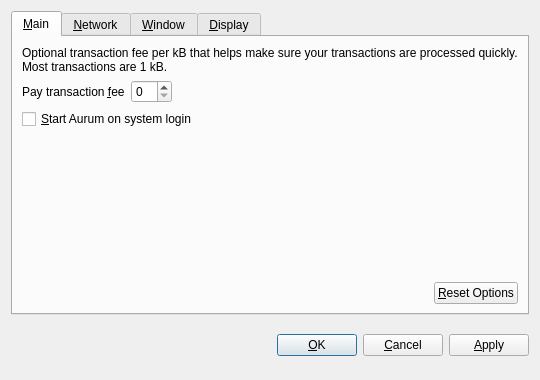
<?xml version="1.0" encoding="UTF-8"?>
<ui version="4.0">
 <class>OptionsDialog</class>
 <widget class="QDialog" name="OptionsDialog">
  <property name="geometry">
   <rect>
    <x>0</x>
    <y>0</y>
    <width>540</width>
    <height>380</height>
   </rect>
  </property>
  <property name="windowTitle">
   <string>Options</string>
  </property>
  <property name="modal">
   <bool>true</bool>
  </property>
  <layout class="QVBoxLayout" name="verticalLayout">
   <item>
    <widget class="QTabWidget" name="tabWidget">
     <property name="tabPosition">
      <enum>QTabWidget::North</enum>
     </property>
     <property name="currentIndex">
      <number>0</number>
     </property>
     <widget class="QWidget" name="tabMain">
      <attribute name="title">
       <string>&amp;Main</string>
      </attribute>
      <layout class="QVBoxLayout" name="verticalLayout_Main">
       <item>
        <widget class="QLabel" name="transactionFeeInfoLabel">
         <property name="text">
          <string>Optional transaction fee per kB that helps make sure your transactions are processed quickly. Most transactions are 1 kB.</string>
         </property>
         <property name="textFormat">
          <enum>Qt::PlainText</enum>
         </property>
         <property name="wordWrap">
          <bool>true</bool>
         </property>
        </widget>
       </item>
       <item>
        <layout class="QHBoxLayout" name="horizontalLayout_1_Main">
         <item>
          <widget class="QLabel" name="transactionFeeLabel">
           <property name="text">
            <string>Pay transaction &amp;fee</string>
           </property>
           <property name="textFormat">
            <enum>Qt::PlainText</enum>
           </property>
           <property name="buddy">
            <cstring>transactionFee</cstring>
           </property>
          </widget>
         </item>
         <item>
          <widget class="BitcoinAmountField" name="transactionFee"/>
         </item>
         <item>
          <spacer name="horizontalSpacer_1_Main">
           <property name="orientation">
            <enum>Qt::Horizontal</enum>
           </property>
           <property name="sizeHint" stdset="0">
            <size>
             <width>40</width>
             <height>20</height>
            </size>
           </property>
          </spacer>
         </item>
        </layout>
       </item>
       <item>
        <widget class="QCheckBox" name="bitcoinAtStartup">
         <property name="toolTip">
          <string>Automatically start Aurum after logging in to the system.</string>
         </property>
         <property name="text">
          <string>&amp;Start Aurum on system login</string>
         </property>
        </widget>
       </item>
       <item>
        <spacer name="verticalSpacer_Main">
         <property name="orientation">
          <enum>Qt::Vertical</enum>
         </property>
         <property name="sizeHint" stdset="0">
          <size>
           <width>20</width>
           <height>40</height>
          </size>
         </property>
        </spacer>
       </item>
       <item>
        <layout class="QHBoxLayout" name="horizontalLayout_2_Main">
         <item>
          <spacer name="horizontalSpacer_2_Main">
           <property name="orientation">
            <enum>Qt::Horizontal</enum>
           </property>
           <property name="sizeHint" stdset="0">
            <size>
             <width>40</width>
             <height>20</height>
            </size>
           </property>
          </spacer>
         </item>
         <item>
          <widget class="QPushButton" name="resetButton">
           <property name="toolTip">
            <string>Reset all client options to default.</string>
           </property>
           <property name="text">
            <string>&amp;Reset Options</string>
           </property>
           <property name="autoDefault">
            <bool>false</bool>
           </property>
          </widget>
         </item>
        </layout>
       </item>
      </layout>
     </widget>
     <widget class="QWidget" name="tabNetwork">
      <attribute name="title">
       <string>&amp;Network</string>
      </attribute>
      <layout class="QVBoxLayout" name="verticalLayout_Network">
       <item>
        <widget class="QCheckBox" name="mapPortUpnp">
         <property name="toolTip">
          <string>Automatically open the Aurum client port on the router. This only works when your router supports UPnP and it is enabled.</string>
         </property>
         <property name="text">
          <string>Map port using &amp;UPnP</string>
         </property>
        </widget>
       </item>
       <item>
        <widget class="QCheckBox" name="connectSocks">
         <property name="toolTip">
          <string>Connect to the Aurum network through a SOCKS proxy (e.g. when connecting through Tor).</string>
         </property>
         <property name="text">
          <string>&amp;Connect through SOCKS proxy:</string>
         </property>
        </widget>
       </item>
       <item>
        <layout class="QHBoxLayout" name="horizontalLayout_Network">
         <item>
          <widget class="QLabel" name="proxyIpLabel">
           <property name="text">
            <string>Proxy &amp;IP:</string>
           </property>
           <property name="textFormat">
            <enum>Qt::PlainText</enum>
           </property>
           <property name="buddy">
            <cstring>proxyIp</cstring>
           </property>
          </widget>
         </item>
         <item>
          <widget class="QValidatedLineEdit" name="proxyIp">
           <property name="maximumSize">
            <size>
             <width>140</width>
             <height>16777215</height>
            </size>
           </property>
           <property name="toolTip">
            <string>IP address of the proxy (e.g. 127.0.0.1)</string>
           </property>
          </widget>
         </item>
         <item>
          <widget class="QLabel" name="proxyPortLabel">
           <property name="text">
            <string>&amp;Port:</string>
           </property>
           <property name="textFormat">
            <enum>Qt::PlainText</enum>
           </property>
           <property name="buddy">
            <cstring>proxyPort</cstring>
           </property>
          </widget>
         </item>
         <item>
          <widget class="QLineEdit" name="proxyPort">
           <property name="maximumSize">
            <size>
             <width>55</width>
             <height>16777215</height>
            </size>
           </property>
           <property name="toolTip">
            <string>Port of the proxy (e.g. 9050)</string>
           </property>
          </widget>
         </item>
         <item>
          <widget class="QLabel" name="socksVersionLabel">
           <property name="text">
            <string>SOCKS &amp;Version:</string>
           </property>
           <property name="textFormat">
            <enum>Qt::PlainText</enum>
           </property>
           <property name="buddy">
            <cstring>socksVersion</cstring>
           </property>
          </widget>
         </item>
         <item>
          <widget class="QValueComboBox" name="socksVersion">
           <property name="toolTip">
            <string>SOCKS version of the proxy (e.g. 5)</string>
           </property>
          </widget>
         </item>
         <item>
          <spacer name="horizontalSpacer_Network">
           <property name="orientation">
            <enum>Qt::Horizontal</enum>
           </property>
           <property name="sizeHint" stdset="0">
            <size>
             <width>40</width>
             <height>20</height>
            </size>
           </property>
          </spacer>
         </item>
        </layout>
       </item>
       <item>
        <spacer name="verticalSpacer_Network">
         <property name="orientation">
          <enum>Qt::Vertical</enum>
         </property>
         <property name="sizeHint" stdset="0">
          <size>
           <width>20</width>
           <height>40</height>
          </size>
         </property>
        </spacer>
       </item>
      </layout>
     </widget>
     <widget class="QWidget" name="tabWindow">
      <attribute name="title">
       <string>&amp;Window</string>
      </attribute>
      <layout class="QVBoxLayout" name="verticalLayout_Window">
       <item>
        <widget class="QCheckBox" name="minimizeToTray">
         <property name="toolTip">
          <string>Show only a tray icon after minimizing the window.</string>
         </property>
         <property name="text">
          <string>&amp;Minimize to the tray instead of the taskbar</string>
         </property>
        </widget>
       </item>
       <item>
        <widget class="QCheckBox" name="minimizeOnClose">
         <property name="toolTip">
          <string>Minimize instead of exit the application when the window is closed. When this option is enabled, the application will be closed only after selecting Quit in the menu.</string>
         </property>
         <property name="text">
          <string>M&amp;inimize on close</string>
         </property>
        </widget>
       </item>
       <item>
        <spacer name="verticalSpacer_Window">
         <property name="orientation">
          <enum>Qt::Vertical</enum>
         </property>
         <property name="sizeHint" stdset="0">
          <size>
           <width>20</width>
           <height>40</height>
          </size>
         </property>
        </spacer>
       </item>
      </layout>
     </widget>
     <widget class="QWidget" name="tabDisplay">
      <attribute name="title">
       <string>&amp;Display</string>
      </attribute>
      <layout class="QVBoxLayout" name="verticalLayout_Display">
       <item>
        <layout class="QHBoxLayout" name="horizontalLayout_1_Display">
         <item>
          <widget class="QLabel" name="langLabel">
           <property name="text">
            <string>User Interface &amp;language:</string>
           </property>
           <property name="textFormat">
            <enum>Qt::PlainText</enum>
           </property>
           <property name="buddy">
            <cstring>lang</cstring>
           </property>
          </widget>
         </item>
         <item>
          <widget class="QValueComboBox" name="lang">
           <property name="toolTip">
            <string>The user interface language can be set here. This setting will take effect after restarting Aurum.</string>
           </property>
          </widget>
         </item>
        </layout>
       </item>
       <item>
        <layout class="QHBoxLayout" name="horizontalLayout_2_Display">
         <item>
          <widget class="QLabel" name="unitLabel">
           <property name="text">
            <string>&amp;Unit to show amounts in:</string>
           </property>
           <property name="textFormat">
            <enum>Qt::PlainText</enum>
           </property>
           <property name="buddy">
            <cstring>unit</cstring>
           </property>
          </widget>
         </item>
         <item>
          <widget class="QValueComboBox" name="unit">
           <property name="toolTip">
            <string>Choose the default subdivision unit to show in the interface and when sending coins.</string>
           </property>
          </widget>
         </item>
        </layout>
       </item>
       <item>
        <widget class="QCheckBox" name="displayAddresses">
         <property name="toolTip">
          <string>Whether to show Aurum addresses in the transaction list or not.</string>
         </property>
         <property name="text">
          <string>&amp;Display addresses in transaction list</string>
         </property>
        </widget>
       </item>
       <item>
        <spacer name="verticalSpacer_Display">
         <property name="orientation">
          <enum>Qt::Vertical</enum>
         </property>
         <property name="sizeHint" stdset="0">
          <size>
           <width>20</width>
           <height>40</height>
          </size>
         </property>
        </spacer>
       </item>
      </layout>
     </widget>
    </widget>
   </item>
   <item>
    <layout class="QHBoxLayout" name="horizontalLayout_Buttons">
     <item>
      <spacer name="horizontalSpacer_1">
       <property name="orientation">
        <enum>Qt::Horizontal</enum>
       </property>
       <property name="sizeHint" stdset="0">
        <size>
         <width>40</width>
         <height>48</height>
        </size>
       </property>
      </spacer>
     </item>
     <item>
      <widget class="QLabel" name="statusLabel">
       <property name="font">
        <font>
         <weight>75</weight>
         <bold>true</bold>
        </font>
       </property>
       <property name="text">
        <string/>
       </property>
       <property name="textFormat">
        <enum>Qt::PlainText</enum>
       </property>
       <property name="wordWrap">
        <bool>true</bool>
       </property>
      </widget>
     </item>
     <item>
      <spacer name="horizontalSpacer_2">
       <property name="orientation">
        <enum>Qt::Horizontal</enum>
       </property>
       <property name="sizeHint" stdset="0">
        <size>
         <width>40</width>
         <height>48</height>
        </size>
       </property>
      </spacer>
     </item>
     <item>
      <widget class="QPushButton" name="okButton">
       <property name="text">
        <string>&amp;OK</string>
       </property>
      </widget>
     </item>
     <item>
      <widget class="QPushButton" name="cancelButton">
       <property name="text">
        <string>&amp;Cancel</string>
       </property>
       <property name="autoDefault">
        <bool>false</bool>
       </property>
      </widget>
     </item>
     <item>
      <widget class="QPushButton" name="applyButton">
       <property name="text">
        <string>&amp;Apply</string>
       </property>
       <property name="autoDefault">
        <bool>false</bool>
       </property>
      </widget>
     </item>
    </layout>
   </item>
  </layout>
 </widget>
 <customwidgets>
  <customwidget>
   <class>BitcoinAmountField</class>
   <extends>QSpinBox</extends>
   <header>bitcoinamountfield.h</header>
  </customwidget>
  <customwidget>
   <class>QValueComboBox</class>
   <extends>QComboBox</extends>
   <header>qvaluecombobox.h</header>
  </customwidget>
  <customwidget>
   <class>QValidatedLineEdit</class>
   <extends>QLineEdit</extends>
   <header>qvalidatedlineedit.h</header>
  </customwidget>
 </customwidgets>
 <resources/>
 <connections/>
</ui>
